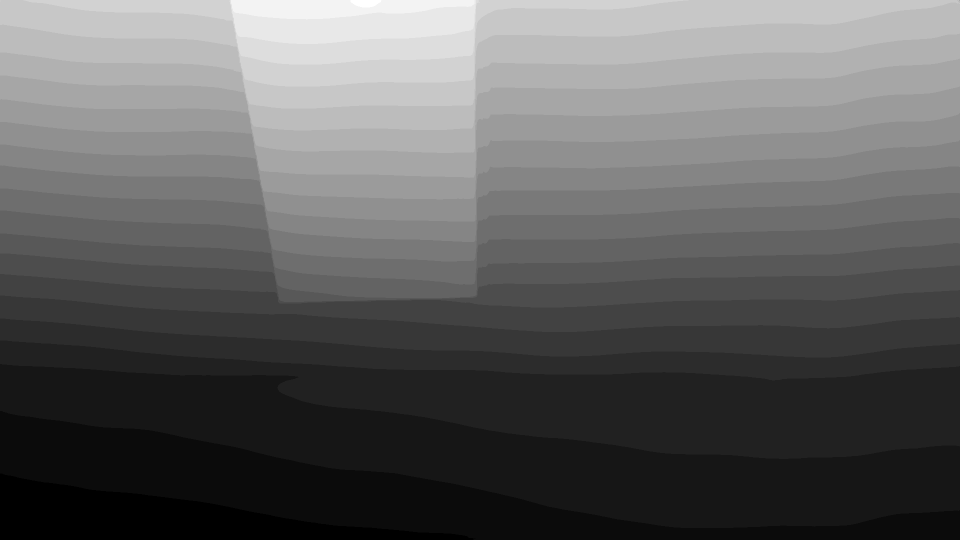
#> input picture keyframes_with_depth/depth_scaled/metric_depth_0000_t0.00s.png, 1920 x 1080 px (shown at 1/2 size); its folder holds only this picture in this run
$ python scale_depth_to_metric.py
#> lines starting #> are read from the running program, lines starting #| are printed output that depends on the picture
"""
Scale relative depth maps to metric depth using either:
1. Reference Object Method: Place a known-size object (ruler, paper) in the video
2. Camera Intrinsics Method: Use focal length and sensor size

For a typical iPhone video:
- Focal length: ~28-35mm equivalent
- Sensor width: ~4-5mm
- Resolution: 1920x1080 or similar
"""

import cv2
import numpy as np
import os
from pathlib import Path


class DepthScaler:
    def __init__(self, depth_dir, output_dir='./depth_scaled'):
        """
        Args:
            depth_dir: Directory containing grayscale depth maps
            output_dir: Directory to save scaled depth maps
        """
        self.depth_dir = depth_dir
        self.output_dir = output_dir
        os.makedirs(self.output_dir, exist_ok=True)

    def method_a_reference_object(self, reference_pixel_count, reference_real_size_cm):
        """
        OPTION A: Reference Object Method

        Steps:
        1. Place a reference object (ruler, paper, known-size object) on the wall
        2. In the depth map, count pixels occupied by the reference object
        3. Know the real-world size of the object (e.g., 11 inches = 27.94 cm)
        4. Calculate scaling factor

        Args:
            reference_pixel_count: Number of pixels the reference object occupies in depth map
            reference_real_size_cm: Real-world size of reference object in centimeters

        Returns:
            scaling_factor: cm per depth unit
        """
        # The depth map has values 0-255 (after normalization)
        # We need to find how many depth units the reference object spans

        scaling_factor = reference_real_size_cm / reference_pixel_count
        print(f"\n{'='*60}")
        print(f"OPTION A: Reference Object Calibration")
        print(f"{'='*60}")
        print(f"Reference object real size: {reference_real_size_cm} cm")
        print(f"Reference object pixel width: {reference_pixel_count} pixels")
        print(f"Scaling factor: {scaling_factor:.4f} cm/pixel")
        print(f"{'='*60}\n")

        return scaling_factor

    # [38 lines left out: function method_b_camera_intrinsics, not called in this run]

    def apply_scaling_to_directory(self, scaling_factor, depth_filenames=None):
        """
        Apply scaling factor to all depth maps in directory

        Args:
            scaling_factor: Scaling factor (cm/pixel or derived from method)
            depth_filenames: List of specific files to process (None = all .png files)
        """
        # Get list of grayscale depth maps (exclude colored ones)
        if depth_filenames is None:
            all_files = sorted([f for f in os.listdir(self.depth_dir) if f.endswith('.png')])
            depth_filenames = [f for f in all_files if 'colored' not in f]

        print(f"Scaling {len(depth_filenames)} depth maps...")
        print(f"Scaling factor: {scaling_factor}\n")

        for filename in depth_filenames:
            filepath = os.path.join(self.depth_dir, filename)
            depth_map = cv2.imread(filepath, cv2.IMREAD_GRAYSCALE)

            if depth_map is None:
                print(f"Warning: Could not read {filename}")
                continue

            # Convert to metric (assuming depth_map is 0-255 normalized)
            depth_metric = depth_map.astype(np.float32) * scaling_factor

            # Save as float32 for precision
            output_path = os.path.join(self.output_dir, f'metric_{filename}')
            # Save as 16-bit PNG (can store wider range than 8-bit)
            depth_metric_uint16 = np.clip(depth_metric * 100, 0, 65535).astype(np.uint16)
            cv2.imwrite(output_path, depth_metric_uint16)

            print(f"✓ {filename}")
            print(f"  Range: {depth_metric.min():.2f} - {depth_metric.max():.2f} cm")

        print(f"\nScaled depth maps saved to: {self.output_dir}")

    # [140 lines left out: functions interactive_reference_object_picker, example_usage, not called in this run]


def calibrate_with_user_input():
    """
    Interactive calibration with user input
    """
    print("\n" + "="*60)
    print("INTERACTIVE DEPTH SCALING CALIBRATION")
    print("="*60 + "\n")

    method = input("Choose calibration method:\n1. Reference Object\n2. Camera Intrinsics\nEnter 1 or 2: ").strip()
#> the answer given: 1

    depth_dir = input("\nEnter path to depth maps directory (default: ./keyframes_with_depth/depth_maps): ").strip()
#> the answer given: keyframes_with_depth/depth_scaled
    if not depth_dir:
        depth_dir = './keyframes_with_depth/depth_maps'

    scaler = DepthScaler(depth_dir=depth_dir)

    if method == '1':
        # Reference object method
        print("\n--- Reference Object Calibration ---")
        try:
            pixel_count = float(input("How many pixels wide is the reference object in the depth map? "))
#> the answer given: 3
            real_size = float(input("What is the real-world size of the reference object (in cm)? "))
#> the answer given: 100

            scaling_factor = scaler.method_a_reference_object(
                reference_pixel_count=pixel_count,
                reference_real_size_cm=real_size
            )

            # Apply scaling
            apply = input("\nApply this scaling to all depth maps? (y/n): ").strip().lower()
#> the answer given: y
            if apply == 'y':
                scaler.apply_scaling_to_directory(scaling_factor)
#> in apply_scaling_to_directory, depth_map is the input picture: shape (1080, 1920); min 0, max 23, mean 8.6
#> in apply_scaling_to_directory, `depth_metric_uint16 = np.clip(depth_metric * 100, 0, 65535).astype(np...`:
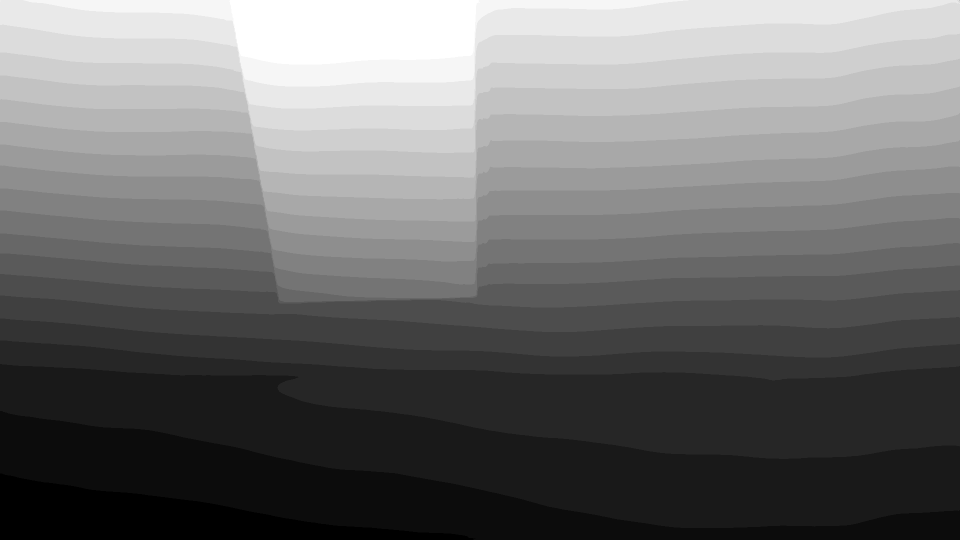
#> depth_metric_uint16: shape (1080, 1920) uint16 (shown at 1/2 size); min 0, max 65535, mean 28625.9; drawn with min black and max white
#|   Range: 0.00 - 766.67 cm
        except ValueError:
            print("Invalid input!")

    elif method == '2':
        # Camera intrinsics method
        print("\n--- Camera Intrinsics Calibration ---")
        try:
            focal = float(input("Enter focal length (mm, e.g., 28): "))
            sensor = float(input("Enter sensor width (mm, e.g., 4.5): "))
            img_width = float(input("Enter image width (pixels, e.g., 1920): "))

            scaling_factor = scaler.method_b_camera_intrinsics(
                focal_length_mm=focal,
                sensor_width_mm=sensor,
                image_width_px=int(img_width)
            )

            apply = input("\nApply this scaling to all depth maps? (y/n): ").strip().lower()
            if apply == 'y':
                scaler.apply_scaling_to_directory(scaling_factor)
        except ValueError:
            print("Invalid input!")
    else:
        print("Invalid choice!")


if __name__ == '__main__':
    import sys

    if len(sys.argv) > 1 and sys.argv[1] == '--example':
        example_usage()
    else:
        calibrate_with_user_input()

$ run again, on keyframes_with_depth/depth_scaled/metric_depth_0002_t7.87s.png
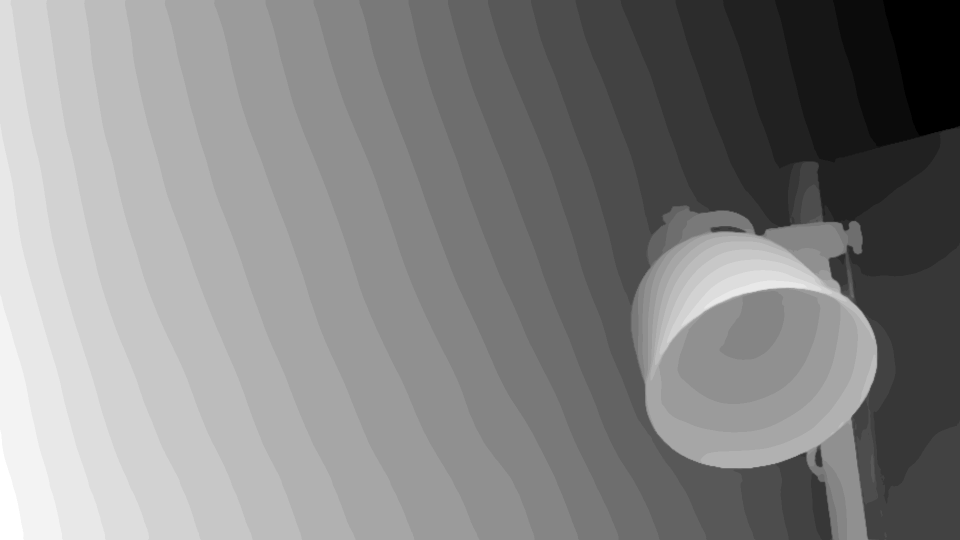
#> input picture keyframes_with_depth/depth_scaled/metric_depth_0002_t7.87s.png, 1920 x 1080 px (shown at 1/2 size)
#> in apply_scaling_to_directory, depth_map is the input picture: shape (1080, 1920); min 0, max 23, mean 11.9
#> in apply_scaling_to_directory, `depth_metric_uint16 = np.clip(depth_metric * 100, 0, 65535).astype(np...`:
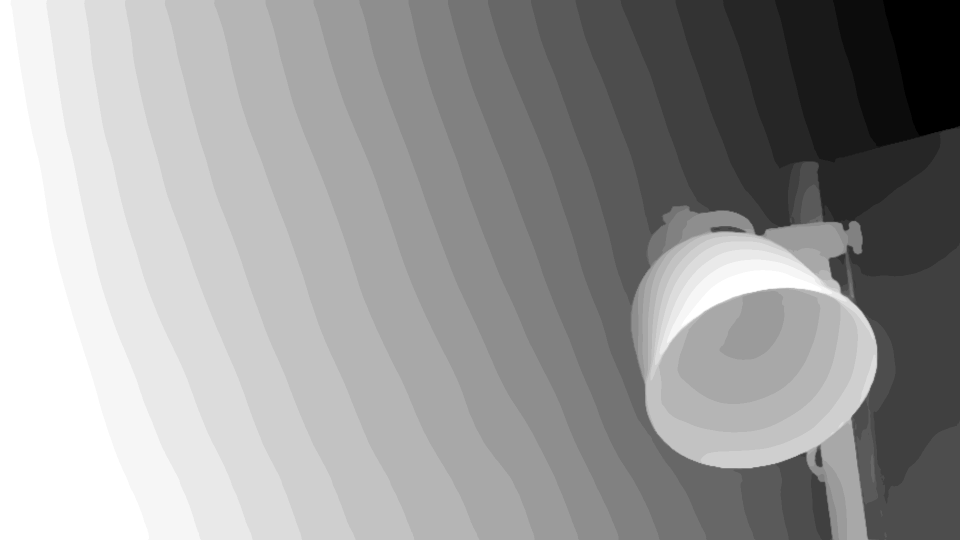
#> depth_metric_uint16: shape (1080, 1920) uint16 (shown at 1/2 size); min 0, max 65535, mean 39507.5; drawn with min black and max white
#|   Range: 0.00 - 766.67 cm

$ run again, on keyframes_with_depth/depth_scaled/metric_depth_0003_t9.83s.png
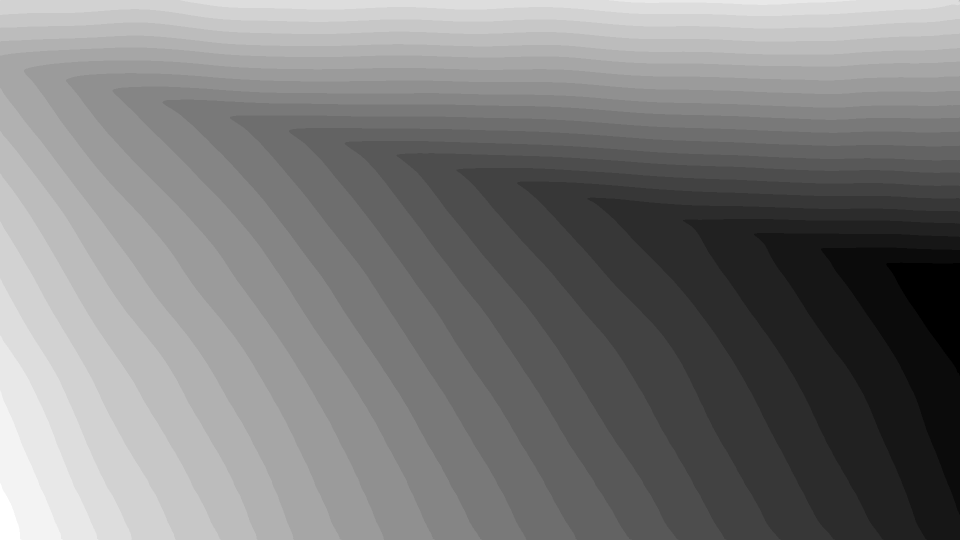
#> input picture keyframes_with_depth/depth_scaled/metric_depth_0003_t9.83s.png, 1920 x 1080 px (shown at 1/2 size)
#> in apply_scaling_to_directory, depth_map is the input picture: shape (1080, 1920); min 0, max 23, mean 11.1
#> in apply_scaling_to_directory, `depth_metric_uint16 = np.clip(depth_metric * 100, 0, 65535).astype(np...`:
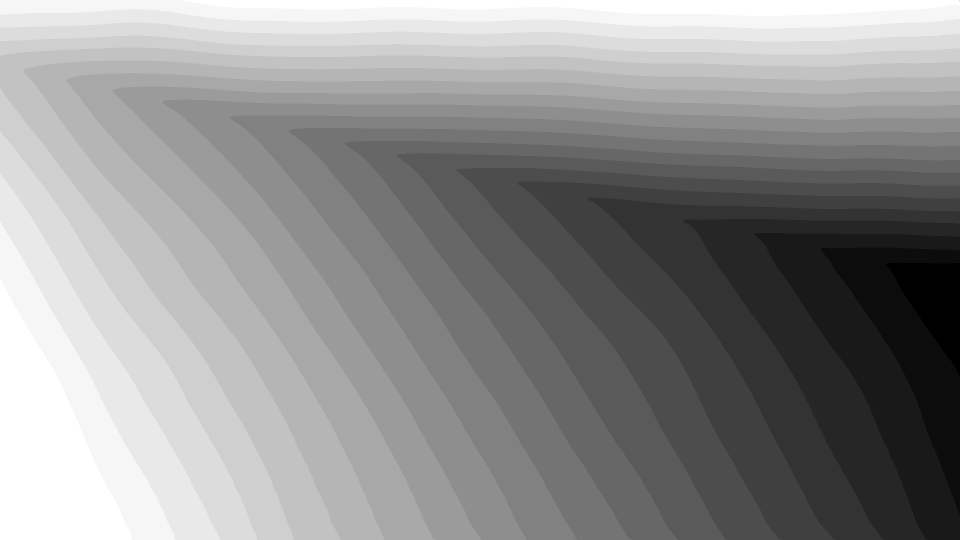
#> depth_metric_uint16: shape (1080, 1920) uint16 (shown at 1/2 size); min 0, max 65535, mean 36811.7; drawn with min black and max white
#|   Range: 0.00 - 766.67 cm

$ run again, on keyframes_with_depth/depth_scaled/metric_depth_0001_t1.97s.png
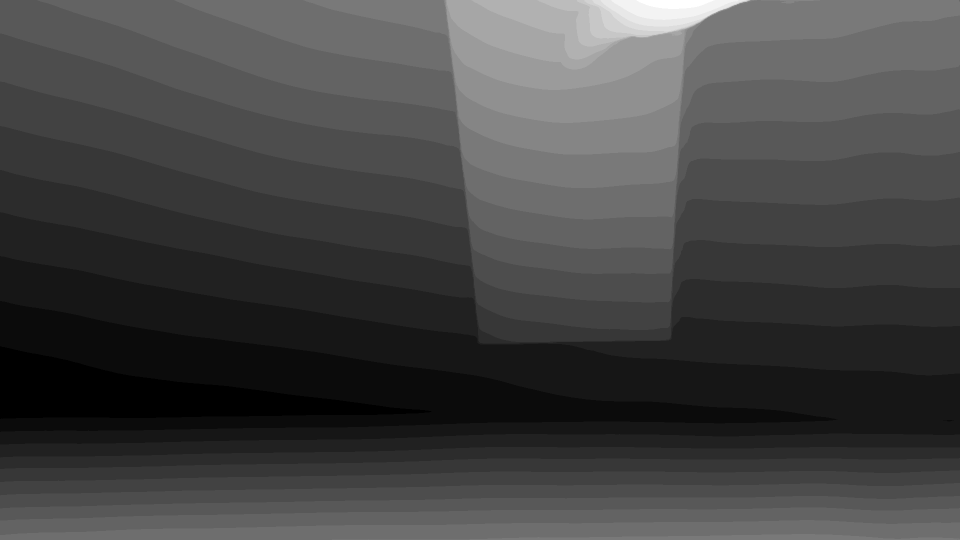
#> input picture keyframes_with_depth/depth_scaled/metric_depth_0001_t1.97s.png, 1920 x 1080 px (shown at 1/2 size)
#> in apply_scaling_to_directory, depth_map is the input picture: shape (1080, 1920); min 0, max 23, mean 6.2
#> in apply_scaling_to_directory, `depth_metric_uint16 = np.clip(depth_metric * 100, 0, 65535).astype(np...`:
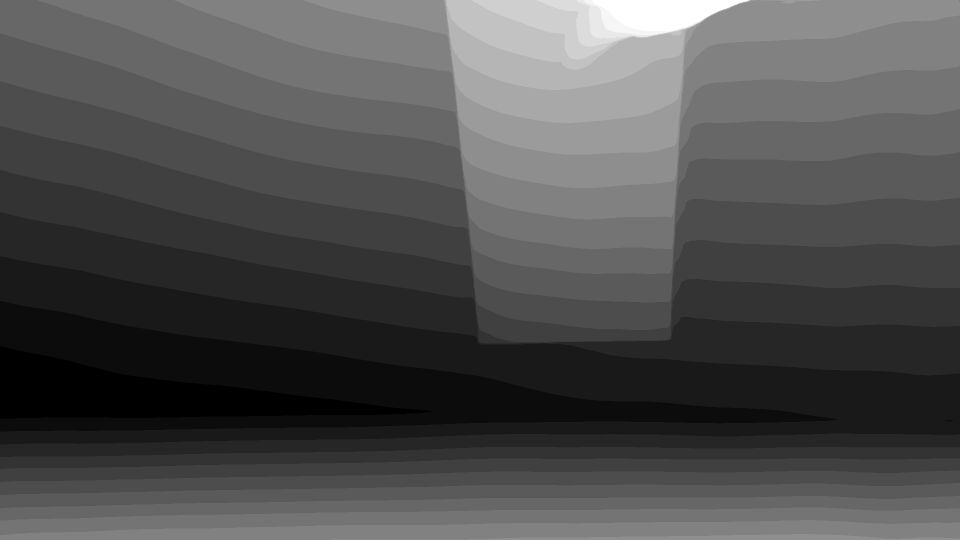
#> depth_metric_uint16: shape (1080, 1920) uint16 (shown at 1/2 size); min 0, max 65535, mean 20575.8; drawn with min black and max white
#|   Range: 0.00 - 766.67 cm
